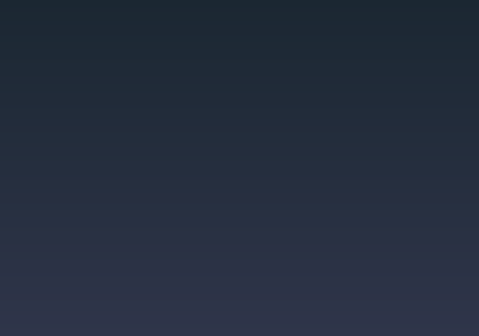
<?xml version="1.0" encoding="UTF-8"?>
<ui version="4.0">
 <class>EnvioProgramarWindow</class>
 <widget class="QDialog" name="EnvioProgramarWindow">
  <property name="geometry">
   <rect>
    <x>0</x>
    <y>0</y>
    <width>479</width>
    <height>336</height>
   </rect>
  </property>
  <property name="windowTitle">
   <string>Dialog</string>
  </property>
  <property name="styleSheet">
   <string notr="true">QWidget
{
	background-color: qlineargradient(spread:repeat, x1:1, y1:0, x2:1, y2:1, stop:0 rgba(27, 39, 50, 255),stop:1 rgba(47, 53, 74, 255));
	color: #000000;

}</string>
  </property>
  <widget class="QLabel" name="label">
   <property name="geometry">
    <rect>
     <x>20</x>
     <y>20</y>
     <width>170</width>
     <height>70</height>
    </rect>
   </property>
   <property name="maximumSize">
    <size>
     <width>170</width>
     <height>70</height>
    </size>
   </property>
   <property name="styleSheet">
    <string notr="true">QLabel
{
	background-color: transparent;



}</string>
   </property>
   <property name="text">
    <string/>
   </property>
   <property name="pixmap">
    <pixmap resource="hermes_imagenes.qrc">:/Logo oficial Hermes(1).png</pixmap>
   </property>
  </widget>
 </widget>
 <resources>
  <include location="hermes_imagenes.qrc"/>
 </resources>
 <connections/>
</ui>
